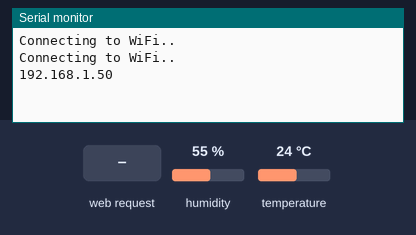
Bench run of a sketch on a simulated ESP32. Shown: the last lines printed to the serial monitor. The test bench sets the inputs (shaded band); at power-on: humidity 55 %, temperature 24 °C. WiFi joins after 1.5 s; servers stay silent unless stated.

Above: at 3.2 s.
3.3 s: HTTP request GET /temperature received
At 3.6 s:
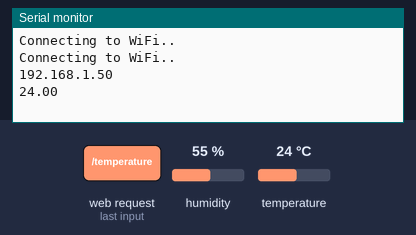
4.8 s: HTTP request GET /humidity received
At 6.3 s:
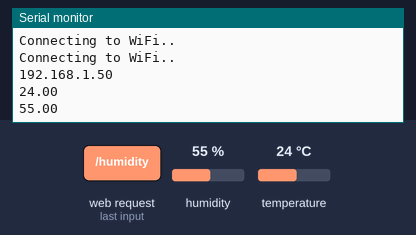

The sketch:

web_server.ino
```cpp
#include <WiFi.h>
#include <ESPAsyncWebServer.h>
#include <Adafruit_Sensor.h>
#include <DHT.h>

// Replace with your network credentials
const char* ssid = "AndroidAP6241";
const char* password = "izeh7566";

#define DHTPIN 27     // Digital pin connected to the DHT sensor

// Uncomment the type of sensor in use:
#define DHTTYPE    DHT11     // DHT 11
//#define DHTTYPE    DHT22     // DHT 22 (AM2302)
//#define DHTTYPE    DHT21     // DHT 21 (AM2301)

DHT dht(DHTPIN, DHTTYPE);

// Create AsyncWebServer object on port 80
AsyncWebServer server(80);

String readDHTTemperature() {
  // Sensor readings may also be up to 2 seconds 'old' (its a very slow sensor)
  // Read temperature as Celsius (the default)
  float t = dht.readTemperature();
  // Read temperature as Fahrenheit (isFahrenheit = true)
  //float t = dht.readTemperature(true);
  // Check if any reads failed and exit early (to try again).
  if (isnan(t)) {
    Serial.println("Failed to read from DHT sensor!");
    return "--";
  }
  else {
    Serial.println(t);
    return String(t);
  }
}

String readDHTHumidity() {
  // Sensor readings may also be up to 2 seconds 'old' (its a very slow sensor)
  float h = dht.readHumidity();
  if (isnan(h)) {
    Serial.println("Failed to read from DHT sensor!");
    return "--";
  }
  else {
    Serial.println(h);
    return String(h);
  }
}

const char index_html[] PROGMEM = R"rawliteral(
<!DOCTYPE HTML><html>
<head>
  <title>ESP Web Server</title>
  <meta name="viewport" content="width=device-width, initial-scale=1">
  <link rel="stylesheet" href="https://use.fontawesome.com/releases/v5.7.2/css/all.css" integrity="sha384-fnmOCqbTlWIlj8LyTjo7mOUStjsKC4pOpQbqyi7RrhN7udi9RwhKkMHpvLbHG9Sr" crossorigin="anonymous">
  <link rel="icon" href="data:,">
  <style>
    html {font-family: Arial; display: inline-block; text-align: center;}
    p { font-size: 1.2rem;}
    body {  margin: 0; background-color: #97D8B2}
    .topnav { overflow: hidden; background-color: #191970; color: white; font-size: 1rem; }
    .content { padding: 20px; }
    .card { background-color: #272D2D; box-shadow: 2px 2px 12px 1px rgba(140,140,140,.5);border-radius: 15px; font-color= white}
    .cards { max-width: 800px; margin: 0 auto; display: grid; grid-gap: 2rem; grid-template-columns: repeat(auto-fit, minmax(200px, 1fr)); }
    .reading { font-size: 1.4rem; }
  </style>
</head>
<body>
  <div class="topnav">
    <h1>ESP32 WEB SERVER</h1>
  </div>
  <div class="content">
    <div class="cards">
      <div class="card">
        <p style="color:#059e8a;"><i class="fas fa-thermometer-half" style="color:#059e8a;"></i> TEMPERATURE</p><p style="color:#059e8a;"><span class="reading"><span id="temp">%TEMPERATURE%</span> &deg;C</span></p>
      </div>
      <div class="card">
        <p style="color:#00add6;"><i class="fas fa-tint" style="color:#00add6;"></i> HUMIDITY</p><p style="color:#00add6;"><span class="reading"><span id="hum">%HUMIDITY%</span> &percnt;</span></p>
      </div>
    </div>
  </div>
<script>
setInterval(function ( ) {
  var xhttp = new XMLHttpRequest();
  xhttp.onreadystatechange = function() {
    if (this.readyState == 4 && this.status == 200) {
      document.getElementById("temperature").innerHTML = this.responseText;
    }
  };
  xhttp.open("GET", "/temperature", true);
  xhttp.send();
}, 10000 ) ;

setInterval(function ( ) {
  var xhttp = new XMLHttpRequest();
  xhttp.onreadystatechange = function() {
    if (this.readyState == 4 && this.status == 200) {
      document.getElementById("humidity").innerHTML = this.responseText;
    }
  };
  xhttp.open("GET", "/humidity", true);
  xhttp.send();
}, 10000 ) ;
</script>
</html>)rawliteral";

// Replaces placeholder with DHT values
String processor(const String& var){
  //Serial.println(var);
  if(var == "TEMPERATURE"){
    return readDHTTemperature();
  }
  else if(var == "HUMIDITY"){
    return readDHTHumidity();
  }
  return String();
}

void setup(){
  // Serial port for debugging purposes
  Serial.begin(115200);

  dht.begin();

  // Connect to Wi-Fi
  WiFi.begin(ssid, password);
  while (WiFi.status() != WL_CONNECTED) {
    delay(1000);
    Serial.println("Connecting to WiFi..");
  }

  // Print ESP32 Local IP Address
  Serial.println(WiFi.localIP());

  // Route for root / web page
  server.on("/", HTTP_GET, [](AsyncWebServerRequest *request){
    request->send_P(200, "text/html", index_html, processor);
  });
  server.on("/temperature", HTTP_GET, [](AsyncWebServerRequest *request){
    request->send_P(200, "text/plain", readDHTTemperature().c_str());
  });
  server.on("/humidity", HTTP_GET, [](AsyncWebServerRequest *request){
    request->send_P(200, "text/plain", readDHTHumidity().c_str());
  });

  // Start server
  server.begin();
}

void loop(){

}
```

Measured:
- after the input at 3.3 s, the serial monitor: prints a new line at once (image 1)
- after the input at 4.8 s, the serial monitor: prints a new line at once (image 2)
